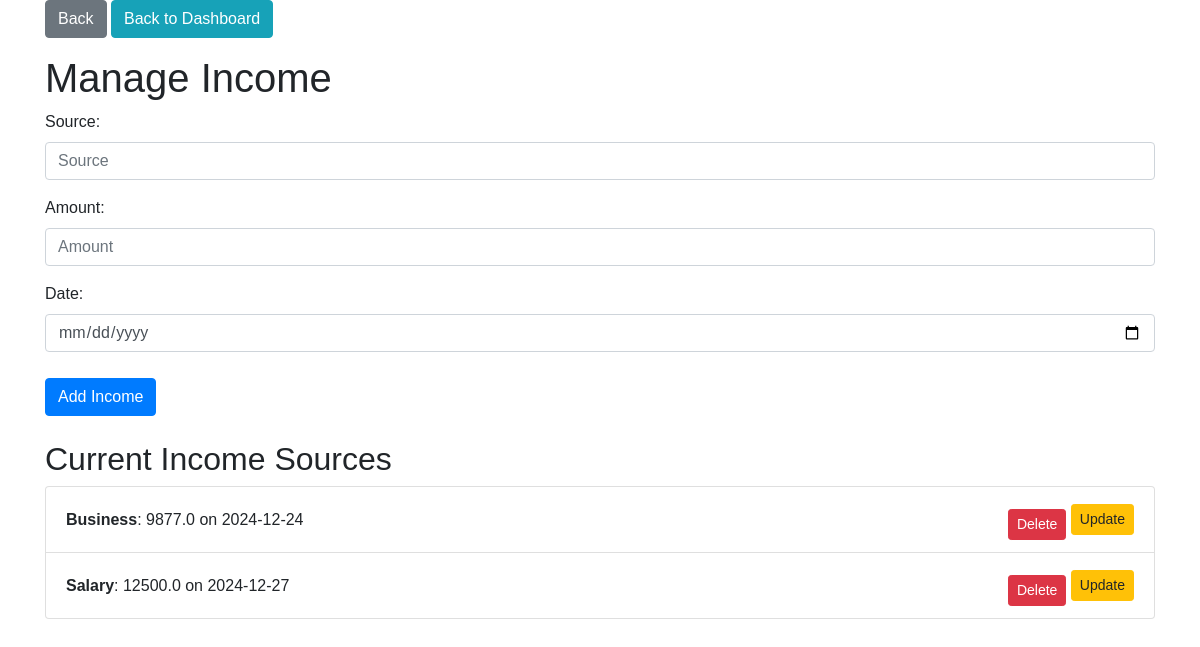
Screenshot of /income (signed in) with the database file from the repository.
### app.py (models this page shows)
class Income(db.Model):
    id = db.Column(db.Integer, primary_key=True)
    source = db.Column(db.String(100), nullable=False)
    amount = db.Column(db.Float, nullable=False)
    date = db.Column(db.Date, nullable=False)
    user_id = db.Column(db.Integer, db.ForeignKey('user.id'), nullable=False)

### app.py (the view, shortened to what this page needs)
@app.route('/income', methods=['GET', 'POST'])
@login_required
def manage_income():
    incomes = Income.query.filter_by(user_id=current_user.id).all()
    return render_template('income.html', incomes=incomes)

### app.py (called while the page is built)
@login_manager.user_loader
def load_user(user_id):
    return User.query.get(int(user_id))

### templates/income.html (shortened to what this page needs)
<!DOCTYPE html>
<html lang="en">
<head>
    <link rel="stylesheet" href="https://stackpath.bootstrapcdn.com/bootstrap/4.5.2/css/bootstrap.min.css">
</head>
<body>
    <div class="container">
        <a href="{{ url_for('manage_expenses') }}" class="btn btn-secondary mb-3">Back</a>
        <a href="{{ url_for('dashboard') }}" class="btn btn-info mb-3">Back to Dashboard</a>
        <h1>Manage Income</h1>
        <form method="POST" class="mb-4">
            <div class="form-group">
                <label for="source">Source:</label>
                <input type="text" class="form-control" id="source" name="source" placeholder="Source" required>
            </div>
            <div class="form-group">
                <label for="amount">Amount:</label>
                <input type="number" class="form-control" id="amount" name="amount" placeholder="Amount" required>
            </div>
            <div class="form-group">
                <label for="date">Date:</label>
                <input type="date" class="form-control" id="date" name="date" required>
            </div>
            <button type="submit" class="btn btn-primary">Add Income</button>
        </form>
        <h2 class="mt-4">Current Income Sources</h2>
        <ul class="list-group">
            {% for income in incomes %}
                <li class="list-group-item d-flex justify-content-between align-items-center">
                    <div>
                        <strong>{{ income.source }}</strong>: {{ income.amount }} on {{ income.date }}
                    </div>
                    <div>
                        <form method="POST" action="{{ url_for('delete_income', id=income.id) }}" class="d-inline">
                            <button type="submit" class="btn btn-danger btn-sm">Delete</button>
                        </form>
                        <a href="{{ url_for('update_income', id=income.id) }}" class="btn btn-warning btn-sm">Update</a>
                    </div>
                </li>
            {% endfor %}
        </ul>
    </div>
</body>
</html>

### templates/income.html (style rules this page uses)
body { font-family: Arial, sans-serif; }
form { margin-bottom: 20px; }
button { margin-top: 10px; }

### rows the page displays
Income: source "Business", amount "9877.0", date "2024-12-24"
Income: source "Salary", amount "12500.0", date "2024-12-27"
